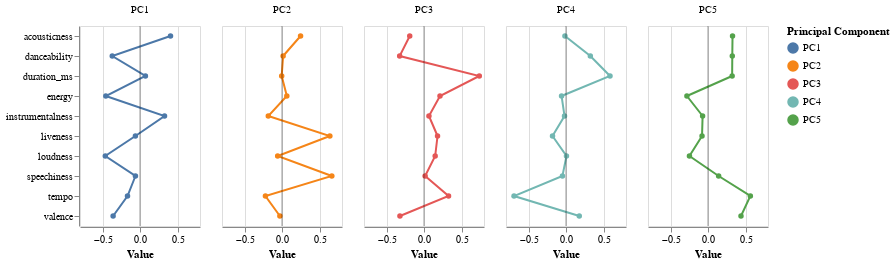

The cell this chart's notebook holds for it:
### Markdown cell above
We can visualize this dataframe as:

### Code cell
# melt from wide to long
PCA_plot_df = PCA_df.melt(
    id_vars = 'Variable',
    var_name = 'Principal Component',
    value_name = 'Loading'
)

# add a column of zeros to encode for x = 0 line to plot
PCA_plot_df['zero'] = np.repeat(0, len(PCA_plot_df))

# # create base layer
base = alt.Chart(PCA_plot_df)

# create lines + points for loadings
loadings = base.mark_line(point = True).encode(
    y = alt.X('Variable', title = ''),
    x = 'Loading',
    color = 'Principal Component'
)

# create line at zero
rule = base.mark_rule().encode(x = alt.X('zero', title = 'Value'), size = alt.value(0.05))

# layer
PCA_plot = (loadings + rule).properties(width = 120)

# show
PCA_plot.facet(column = alt.Column('Principal Component', title = ''))

### Figure 1 — Vega-Lite specification as saved in the notebook (floating-point values rounded to 4 significant figures)
{"config": {"view": {"continuousWidth": 400, "continuousHeight": 300}}, "data": {"name": "data-b1e73d6a18bef6c5c45a3e524edf6c58"}, "facet": {"column": {"field": "Principal Component", "title": "", "type": "nominal"}}, "spec": {"layer": [{"mark": {"type": "line", "point": true}, "encoding": {"color": {"field": "Principal Component", "type": "nominal"}, "x": {"field": "Loading", "type": "quantitative"}, "y": {"field": "Variable", "title": "", "type": "nominal"}}}, {"mark": "rule", "encoding": {"size": {"value": 0.05}, "x": {"field": "zero", "title": "Value", "type": "quantitative"}}}], "width": 120}, "$schema": "https://vega.github.io/schema/vega-lite/v4.17.0.json", "datasets": {"data-b1e73d6a18bef6c5c45a3e524edf6c58": [{"Variable": "acousticness", "Principal Component": "PC1", "Loading": 0.407, "zero": 0}, {"Variable": "danceability", "Principal Component": "PC1", "Loading": -0.3699, "zero": 0}, {"Variable": "duration_ms", "Principal Component": "PC1", "Loading": 0.07233, "zero": 0}, {"Variable": "energy", "Principal Component": "PC1", "Loading": -0.4555, "zero": 0}, {"Variable": "instrumentalness", "Principal Component": "PC1", "Loading": 0.3271, "zero": 0}, {"Variable": "liveness", "Principal Component": "PC1", "Loading": -0.0613, "zero": 0}, {"Variable": "loudness", "Principal Component": "PC1", "Loading": -0.4627, "zero": 0}, {"Variable": "speechiness", "Principal Component": "PC1", "Loading": -0.06087, "zero": 0}, {"Variable": "tempo", "Principal Component": "PC1", "Loading": -0.1666, "zero": 0}, {"Variable": "valence", "Principal Component": "PC1", "Loading": -0.3585, "zero": 0}, {"Variable": "acousticness", "Principal Component": "PC2", "Loading": 0.2476, "zero": 0}, {"Variable": "danceability", "Principal Component": "PC2", "Loading": 0.01479, "zero": 0}, {"Variable": "duration_ms", "Principal Component": "PC2", "Loading": -0.004129, "zero": 0}, {"Variable": "energy", "Principal Component": "PC2", "Loading": 0.06446, "zero": 0}, {"Variable": "instrumentalness", "Principal Component": "PC2", "Loading": -0.1828, "zero": 0}, {"Variable": "liveness", "Principal Component": "PC2", "Loading": 0.6379, "zero": 0}, {"Variable": "loudness", "Principal Component": "PC2", "Loading": -0.05787, "zero": 0}, {"Variable": "speechiness", "Principal Component": "PC2", "Loading": 0.6641, "zero": 0}, {"Variable": "tempo", "Principal Component": "PC2", "Loading": -0.2209, "zero": 0}, {"Variable": "valence", "Principal Component": "PC2", "Loading": -0.02824, "zero": 0}, {"Variable": "acousticness", "Principal Component": "PC3", "Loading": -0.1901, "zero": 0}, {"Variable": "danceability", "Principal Component": "PC3", "Loading": -0.3246, "zero": 0}, {"Variable": "duration_ms", "Principal Component": "PC3", "Loading": 0.7373, "zero": 0}, {"Variable": "energy", "Principal Component": "PC3", "Loading": 0.2133, "zero": 0}, {"Variable": "instrumentalness", "Principal Component": "PC3", "Loading": 0.06606, "zero": 0}, {"Variable": "liveness", "Principal Component": "PC3", "Loading": 0.1805, "zero": 0}, {"Variable": "loudness", "Principal Component": "PC3", "Loading": 0.149, "zero": 0}, {"Variable": "speechiness", "Principal Component": "PC3", "Loading": 0.01501, "zero": 0}, {"Variable": "tempo", "Principal Component": "PC3", "Loading": 0.3274, "zero": 0}, {"Variable": "valence", "Principal Component": "PC3", "Loading": -0.3207, "zero": 0}, {"Variable": "acousticness", "Principal Component": "PC4", "Loading": -0.0141, "zero": 0}, {"Variable": "danceability", "Principal Component": "PC4", "Loading": 0.3247, "zero": 0}, {"Variable": "duration_ms", "Principal Component": "PC4", "Loading": 0.5868, "zero": 0}, {"Variable": "energy", "Principal Component": "PC4", "Loading": -0.05919, "zero": 0}, {"Variable": "instrumentalness", "Principal Component": "PC4", "Loading": -0.01977, "zero": 0}, {"Variable": "liveness", "Principal Component": "PC4", "Loading": -0.1799, "zero": 0}, {"Variable": "loudness", "Principal Component": "PC4", "Loading": 0.006397, "zero": 0}, {"Variable": "speechiness", "Principal Component": "PC4", "Loading": -0.04759, "zero": 0}, {"Variable": "tempo", "Principal Component": "PC4", "Loading": -0.6929, "zero": 0}, {"Variable": "valence", "Principal Component": "PC4", "Loading": 0.1772, "zero": 0}, {"Variable": "acousticness", "Principal Component": "PC5", "Loading": 0.3271, "zero": 0}, {"Variable": "danceability", "Principal Component": "PC5", "Loading": 0.3239, "zero": 0}, {"Variable": "duration_ms", "Principal Component": "PC5", "Loading": 0.3219, "zero": 0}, {"Variable": "energy", "Principal Component": "PC5", "Loading": -0.2813, "zero": 0}, {"Variable": "instrumentalness", "Principal Component": "PC5", "Loading": -0.07195, "zero": 0}, {"Variable": "liveness", "Principal Component": "PC5", "Loading": -0.0796, "zero": 0}, {"Variable": "loudness", "Principal Component": "PC5", "Loading": -0.2473, "zero": 0}, {"Variable": "speechiness", "Principal Component": "PC5", "Loading": 0.1418, "zero": 0}, {"Variable": "tempo", "Principal Component": "PC5", "Loading": 0.5649, "zero": 0}, {"Variable": "valence", "Principal Component": "PC5", "Loading": 0.4399, "zero": 0}]}}
